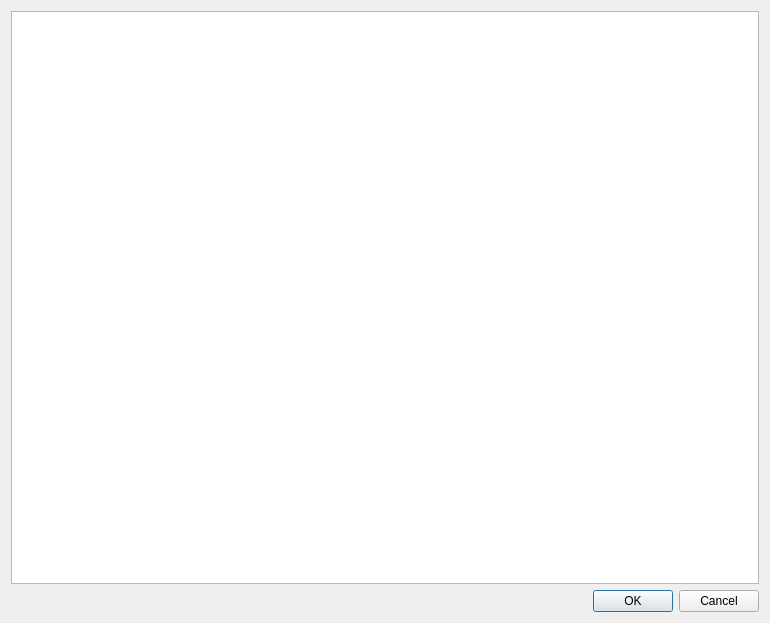
<?xml version="1.0" encoding="UTF-8"?>
<ui version="4.0">
 <class>CBranchSelectionDialog</class>
 <widget class="QDialog" name="CBranchSelectionDialog">
  <property name="geometry">
   <rect>
    <x>0</x>
    <y>0</y>
    <width>770</width>
    <height>623</height>
   </rect>
  </property>
  <property name="windowTitle">
   <string>Branches</string>
  </property>
  <property name="windowIcon">
   <iconset resource="../../resources/resources.qrc">
    <normaloff>:/tree.png</normaloff>:/tree.png</iconset>
  </property>
  <layout class="QGridLayout" name="gridLayout">
   <item row="1" column="0">
    <widget class="QDialogButtonBox" name="buttonBox">
     <property name="orientation">
      <enum>Qt::Horizontal</enum>
     </property>
     <property name="standardButtons">
      <set>QDialogButtonBox::Cancel|QDialogButtonBox::Ok</set>
     </property>
    </widget>
   </item>
   <item row="0" column="0">
    <widget class="QTreeWidget" name="treeWidget">
     <attribute name="headerVisible">
      <bool>false</bool>
     </attribute>
     <column>
      <property name="text">
       <string notr="true">1</string>
      </property>
     </column>
    </widget>
   </item>
  </layout>
 </widget>
 <resources>
  <include location="../../resources/resources.qrc"/>
 </resources>
 <connections>
  <connection>
   <sender>buttonBox</sender>
   <signal>accepted()</signal>
   <receiver>CBranchSelectionDialog</receiver>
   <slot>accept()</slot>
   <hints>
    <hint type="sourcelabel">
     <x>248</x>
     <y>254</y>
    </hint>
    <hint type="destinationlabel">
     <x>157</x>
     <y>274</y>
    </hint>
   </hints>
  </connection>
  <connection>
   <sender>buttonBox</sender>
   <signal>rejected()</signal>
   <receiver>CBranchSelectionDialog</receiver>
   <slot>reject()</slot>
   <hints>
    <hint type="sourcelabel">
     <x>316</x>
     <y>260</y>
    </hint>
    <hint type="destinationlabel">
     <x>286</x>
     <y>274</y>
    </hint>
   </hints>
  </connection>
 </connections>
</ui>
